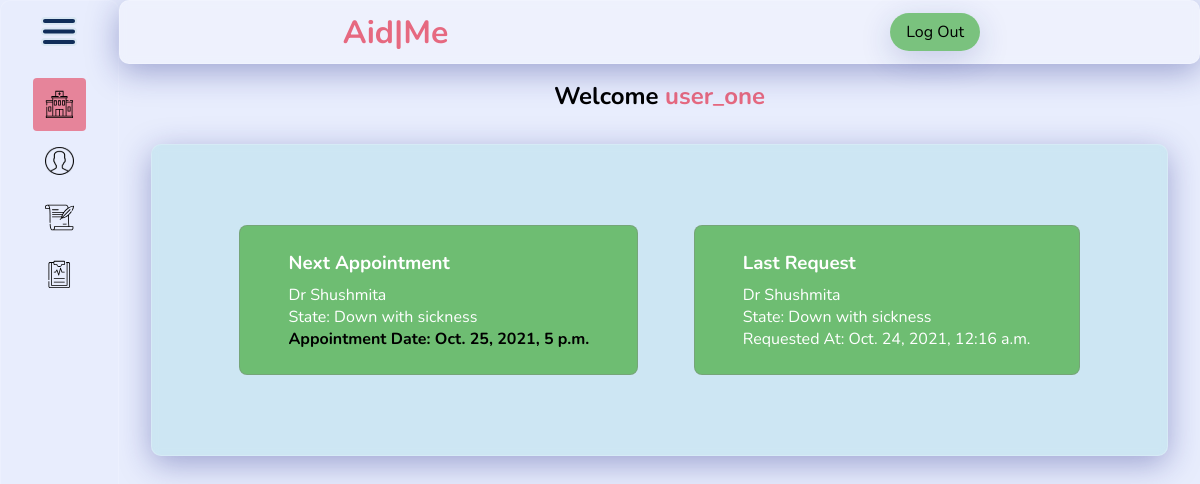
Page /patient/home/ (signed in) on the committed database.
### patient/models.py (models this page shows, shortened)
class Appointment(models.Model):
  request = models.ForeignKey('Request', on_delete=models.CASCADE)
  appointmentDate = models.DateTimeField()
  created_at = models.DateTimeField(auto_now_add=True)

class Request(models.Model):
  confirmed = models.BooleanField(default=False)
  patient = models.ForeignKey('Patient', on_delete=models.CASCADE)
  doctor = models.ForeignKey('assistant.Doctor', on_delete=models.CASCADE)
  currentState = models.CharField(max_length=256, default='unspecified')
  created_at = models.DateTimeField(auto_now_add=True)
  class Meta:
    ordering = ['-created_at']

### assistant/models.py (models this page shows)
class Doctor(models.Model):
  name = models.CharField(max_length=50)
  max_slots = models.PositiveIntegerField(default=10)
  available = models.PositiveIntegerField(default=10)
  def __str__(self):
    return str(self.name)

### patient/decorators.py (the view)
  def warpper_func(request, *args, **kwargs):
    group = ''
    if request.user.groups.exists():
      group = request.user.groups.all()[0].name
    if group == 'assistant':
      return redirect('assistant:index')
    else:
      return view_func(request, *args, **kwargs)

### patient/views.py (called while the page is built)
@login_required
@patient_only
def home(request):
  last_req = Request.objects.filter(patient__user__username = request.user.username).first()
  next_app = Appointment.objects.filter(request__patient__user__username = request.user.username).first()
  context = {
    'last_req': last_req,
    'next_app': next_app
  }
  return render(request, 'home.html', context)

### patient/templates/home.html
{% extends 'base.html' %}
{% load static %}
{% block content %}
<link href="{% static 'css/home.css' %}" rel="stylesheet" type="text/css" >
  <main>
    <h2>Welcome <a href="{% url 'profile' %}">{{ user.username }}</a></h2>
    <div class="contents">
      <div class="app">
        <h3>Next Appointment</h3>
        {% if next_app %}
          <p>{{ next_app.request.doctor }}</p>
          <p>State: {{ next_app.request.currentState }}</p>
          <p class='highlighted'>Appointment Date: {{ next_app.appointmentDate }}</p>
        {% else %}
          <p>You have no Appointment at the moment.</p>
        {% endif %}
      </div>
      <div class="app">
        <h3>Last Request</h3>
        {% if last_req %}
          <p>{{ last_req.doctor }}</p>
          <p>State: {{ last_req.currentState }}</p>
          <p>Requested At: {{ last_req.created_at }}</p>
        {% else %}
          <p>You have no Previous Requests.</p>
        {% endif %}
      </div>
    </div>
  </main>
{% endblock content %}

### patient/static/css/base.css (style rules this page uses)
* { margin: 0; padding: 0; box-sizing: border-box; }
a { text-decoration: none; color: black; }
body { height: calc(100vh - 64px); background-color: #e8edfd; display: flex; flex-direction: column-reverse; font-family: 'Nunito', sans-serif; margin-bottom: 15rem; }
h2 a { color: #e66980; }
@media only screen and (min-width: 800px) { body { flex-direction: row; margin-bottom: 4rem; } }

### patient/static/css/home.css (style rules this page uses)
main { padding-top: 1rem; margin-bottom: 5rem; }
main h2 { text-align: center; }
.contents { display: flex; flex-wrap: wrap; background-color: rgba(102, 204, 204, 0.2); justify-content: space-evenly; padding: 3rem 2rem; margin: 2rem 2rem; box-shadow: 0 8px 32px 0 rgba( 31, 38, 135, 0.37 ); backdrop-filter: blur( 4px ); -webkit-backdrop-filter: blur( 4px ); border-radius: 10px; border: 1px solid rgba( 255, 255, 255, 0.18 ); }
.app { margin: 2rem 0; padding: 1.5rem 3rem; width: max-content; border: 1px solid rgba(128, 128, 128, 0.4); cursor: pointer; background-color: #6EBD72; border-radius: 8px; color: white; }
.app h3 { padding-bottom: .5rem; }
.highlighted { color: black; font-weight: bold; }

### rows in the picture
Appointment: request.doctor "Dr Shushmita", request.currentState "Down with sickness", appointmentDate "Oct. 25, 2021, 5 p.m."
Request: doctor "Dr Shushmita", currentState "Down with sickness", created_at "Oct. 24, 2021, 12:16 a.m."

### other values in the picture
{{ user.username }} "user_one"
